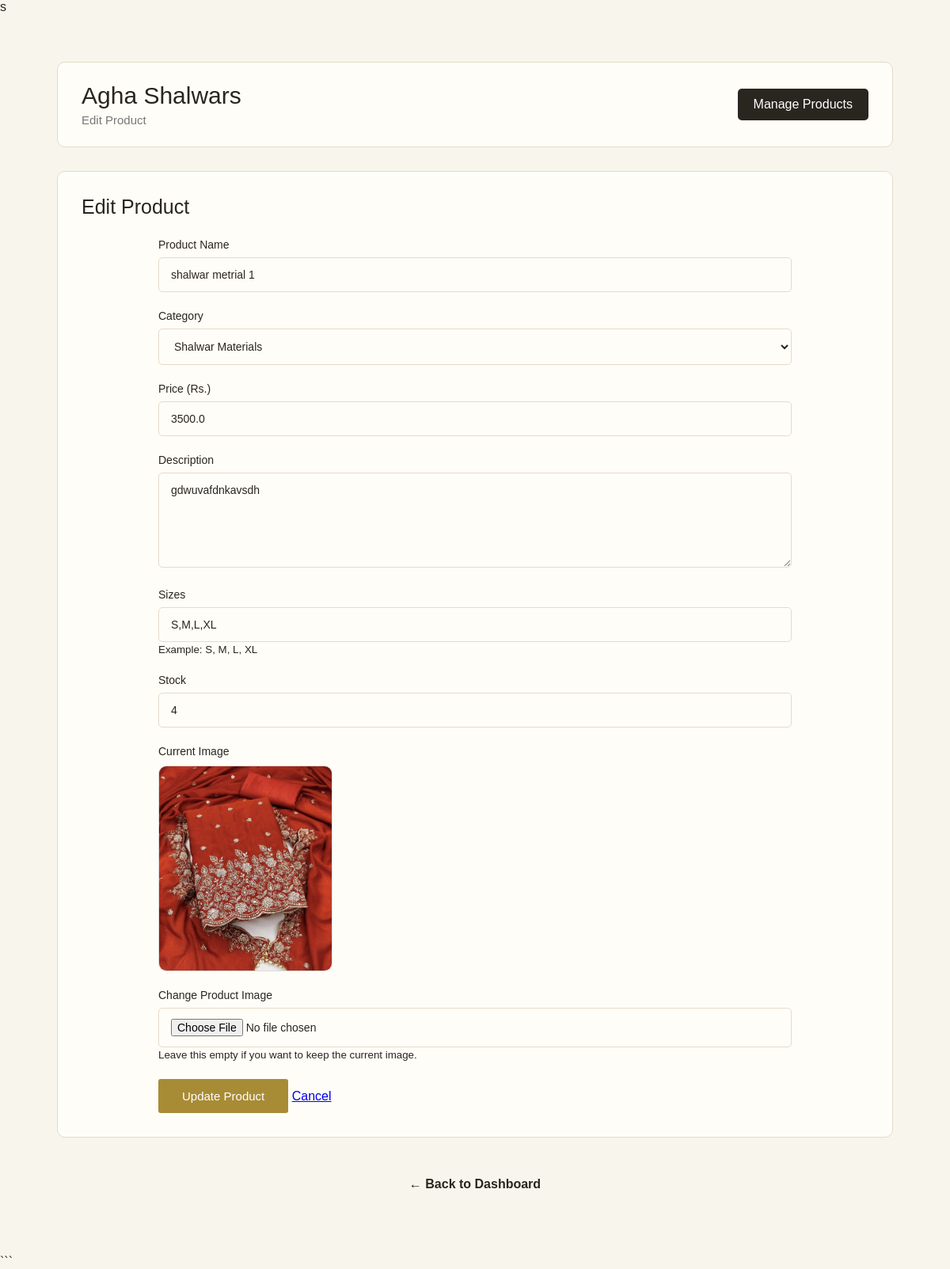
The app's page /admin/edit-product/25 (signed in) with its own data.
### tables this page shows
CREATE TABLE products (
    id INTEGER PRIMARY KEY AUTOINCREMENT,
    name TEXT NOT NULL,
    category TEXT NOT NULL,
    price REAL NOT NULL,
    description TEXT,
    image TEXT NOT NULL,
    sizes TEXT,
    stock INTEGER DEFAULT 1
);

### app.py (the view, shortened to what this page needs)
@app.route(
    "/admin/edit-product/<int:product_id>",
    methods=["GET", "POST"]
)
def edit_product(product_id):
    if not session.get("admin_logged_in"):
        return redirect(
            url_for("admin_login")
        )
    connection = get_db_connection()
    product = connection.execute(
        "SELECT * FROM products WHERE id = ?",
        (product_id,)
    ).fetchone()
    if product is None:
        connection.close()
        return "Product not found", 404
    connection.close()
    return render_template(
        "edit_product.html",
        product=product
    )

### app.py (called while the page is built)
def get_db_connection():
    connection = sqlite3.connect("shop.db")
    connection.row_factory = sqlite3.Row
    return connection

### templates/edit_product.html (shortened to what this page needs)
<!DOCTYPE html>
<html lang="en">
<head>
    <link rel="stylesheet"
          href="{{ url_for('static', filename='style.css') }}">
</head>
<body>
    <section class="admin-dashboard">
        <div class="admin-container">
            <div class="admin-header">
                <div>
                    <h1>Agha Shalwars</h1>
                    <p>Edit Product</p>
                </div>
                <a href="{{ url_for('manage_products') }}"
                   class="logout-btn">
                    Manage Products
                </a>
            </div>
            <div class="admin-section">
                <h2>Edit Product</h2>
                <form method="POST"
                      enctype="multipart/form-data"
                      class="admin-product-form">
                    <div class="form-group">
                        <label for="name">
                            Product Name
                        </label>
                        <input
                            type="text"
                            id="name"
                            name="name"
                            value="{{ product['name'] }}"
                            required
                        >
                    </div>
                    <div class="form-group">
                        <label for="category">
                            Category
                        </label>
                        <select
                            id="category"
                            name="category"
                            required
                        >
                            <option value="Shalwar Materials"
                                {% if product['category'] == 'Shalwar Materials' %}selected{% endif %}>
                                Shalwar Materials
                            </option>
                        </select>
                    </div>
                    <div class="form-group">
                        <label for="price">
                            Price (Rs.)
                        </label>
                        <input
                            type="number"
                            id="price"
                            name="price"
                            value="{{ product['price'] }}"
                            min="0"
                            step="1"
                            required
                        >
                    </div>
                    <div class="form-group">
                        <label for="description">
                            Description
                        </label>
                        <textarea
                            id="description"
                            name="description"
                            rows="5"
                            required
                        >{{ product['description'] }}</textarea>
                    </div>
                    <div class="form-group">
                        <label for="sizes">
                            Sizes
                        </label>
                        <input
                            type="text"
                            id="sizes"
                            name="sizes"
                            value="{{ product['sizes'] or '' }}"
                            placeholder="S, M, L, XL"
                        >
                        <small>
                            Example: S, M, L, XL
                        </small>
                    </div>
                    <div class="form-group">
                        <label for="stock">
                            Stock
                        </label>
                        <input
                            type="number"
                            id="stock"
                            name="stock"
                            value="{{ product['stock'] }}"
                            min="0"
                            required
                        >
                    </div>
                    <div class="form-group">
                        <label>
                            Current Image
                        </label>
                        <div class="current-product-image">
                            <img
                                src="{{ url_for('static', filename=product['image']) }}"
                                alt="{{ product['name'] }}"
                            >
                        </div>
                    </div>
                    <div class="form-group">
                        <label for="image">
                            Change Product Image
                        </label>
                        <input
                            type="file"
                            id="image"
                            name="image"
                            accept=".jpg,.jpeg,.png,.webp"
                        >
                        <small>
                            Leave this empty if you want to keep the current image.
                        </small>
                    </div>
                    <div class="admin-form-actions">
                        <button
                            type="submit"
                            class="btn"
                        >
                            Update Product
                        </button>
                        <a
                            href="{{ url_for('manage_products') }}"
                            class="cancel-btn"
                        >
                            Cancel
                        </a>
                    </div>
                </form>
            </div>
            <div class="admin-footer">
                <a href="{{ url_for('admin_dashboard') }}">
                    ← Back to Dashboard
                </a>
            </div>
        </div>
    </section>
</body>
</html>

### static/style.css (style rules this page uses)
* { margin: 0; padding: 0; box-sizing: border-box; }
body { font-family: Arial, sans-serif; background-color: #f8f5ed; color: #29251f; }
.btn { display: inline-block; padding: 13px 30px; background-color: #a88b35; color: white; text-decoration: none; border-radius: 3px; transition: 0.3s; }
.form-group { margin-bottom: 25px; }
.form-group label { display: block; font-size: 14px; font-weight: 500; margin-bottom: 8px; color: #29251f; }
.form-group input, .form-group textarea { width: 100%; padding: 12px 15px; border: 1px solid #e5dcc7; border-radius: 4px; font-size: 14px; font-family: Arial, sans-serif; transition: 0.3s ease; color: #29251f; }
.form-group textarea { resize: vertical; min-height: 120px; }
.admin-dashboard, .admin-login { min-height: 100vh; background-color: #f8f5ed; padding: 60px 6%; }
.admin-container { max-width: 1200px; margin: 0 auto; }
.admin-header { display: flex; justify-content: space-between; align-items: center; background-color: #fffdf8; padding: 25px 30px; border: 1px solid #e5dcc7; border-radius: 10px; margin-bottom: 30px; }
.admin-header h1 { font-size: 28px; font-weight: 400; margin-bottom: 5px; }
.admin-header p { color: #777; font-size: 15px; }
.logout-btn { display: inline-block; padding: 10px 20px; background-color: #29251f; color: white; text-decoration: none; border-radius: 4px; transition: 0.3s; }
.admin-section { background-color: white; padding: 35px; border: 1px solid #eee5d3; border-radius: 10px; margin-bottom: 30px; }
.admin-section h2 { font-size: 25px; font-weight: 400; margin-bottom: 25px; }
.admin-footer { text-align: center; padding: 30px 0; }
.admin-footer a { color: #29251f; text-decoration: none; font-weight: 500; transition: 0.3s; }
.admin-product-form { max-width: 800px; margin: auto; }
.admin-product-form .form-group { margin-bottom: 22px; }
.admin-product-form label { display: block; font-size: 14px; font-weight: 500; margin-bottom: 8px; }
.admin-product-form input, .admin-product-form textarea, .admin-product-form select { width: 100%; padding: 13px 15px; border: 1px solid #e5dcc7; border-radius: 5px; font-size: 14px; font-family: Arial, sans-serif; background-color: #fffdf8; color: #29251f; }
.admin-product-form textarea { resize: vertical; }
.admin-product-form .btn { border: none; cursor: pointer; font-size: 15px; }
.admin-dashboard { min-height: 100vh; padding: 60px 6%; background-color: #f8f5ed; }
.admin-header h1 { font-size: 30px; font-weight: 400; margin-bottom: 5px; }
.logout-btn { display: inline-block; padding: 11px 20px; background-color: #29251f; color: white; text-decoration: none; border-radius: 5px; transition: 0.3s; }
.admin-section { background-color: #fffdf8; padding: 30px; border: 1px solid #e5dcc7; border-radius: 10px; margin-bottom: 30px; }
.admin-footer { text-align: center; padding: 20px; }
.admin-footer a { color: #29251f; text-decoration: none; font-weight: bold; transition: 0.3s; }
.current-product-image { width: 220px; height: 260px; margin-top: 10px; overflow: hidden; border-radius: 10px; border: 1px solid #ddd; }
.current-product-image img { width: 100%; height: 100%; object-fit: cover; display: block; }

### records on screen
products: name "shalwar metrial 1", category "Shalwar Materials", price "3500.0", description "gdwuvafdnkavsdh", sizes "S,M,L,XL", stock "4", image (picture)
